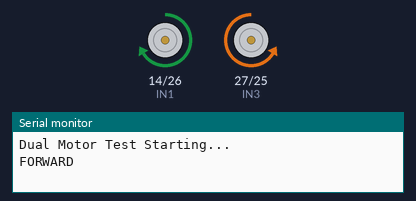
This sketch was run on a simulated ESP32. Shown: motor-driver pin pairs drawn as motors (green arrow = first pin HIGH = forward, orange = second pin HIGH = backward, longer = more drive, scaled by the enable pin), the last lines printed to the serial monitor.

Above: at 2.5 s.
At 6.5 s:
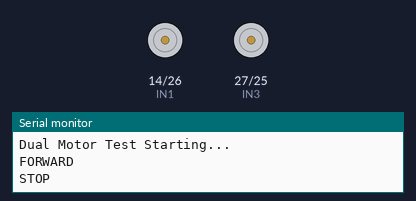
Timing chart, 0 to 10.4 s (numbered marks = the images above):
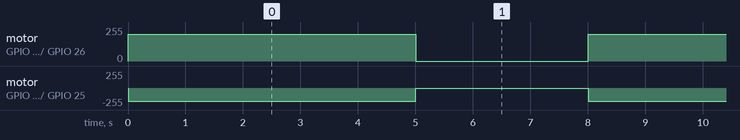

Measured:
- by itself, motor on GPIO 14 (IN1) / GPIO 26 (IN2): alternates forward 200/255 for 5.0 s and stopped for 3.0 s
- by itself, motor on GPIO 27 (IN3) / GPIO 25 (IN4): alternates backward 200/255 for 5.0 s and stopped for 3.0 s

The sketch:

2tyres_working.ino
```cpp
// === Dual Motor Test for L293 / ESP32 ===

// Left Motor Pins
#define ENA 13     // Enable pin (PWM)
#define IN1 14     // Direction 1
#define IN2 26     // Direction 2

// Right Motor Pins
#define ENB 12     // Enable pin (PWM)
#define IN3 27     // Direction 1
#define IN4 25     // Direction 2

void setup() {
  Serial.begin(115200);
  Serial.println("Dual Motor Test Starting...");

  pinMode(ENA, OUTPUT);
  pinMode(IN1, OUTPUT);
  pinMode(IN2, OUTPUT);

  pinMode(ENB, OUTPUT);
  pinMode(IN3, OUTPUT);
  pinMode(IN4, OUTPUT);
}

void loop() {
  // ---------- FORWARD ----------
  Serial.println("FORWARD");
  digitalWrite(IN1, HIGH);
  digitalWrite(IN2, LOW);

  // Swapped logic for right motor (to correct direction)
  digitalWrite(IN3, LOW);
  digitalWrite(IN4, HIGH);

  analogWrite(ENA, 200);   // speed (0–255)
  analogWrite(ENB, 200);   // speed (0–255)
  delay(5000);

  // ---------- STOP ----------
  Serial.println("STOP");
  digitalWrite(IN1, LOW);
  digitalWrite(IN2, LOW);
  digitalWrite(IN3, LOW);
  digitalWrite(IN4, LOW);
  analogWrite(ENA, 0);
  analogWrite(ENB, 0);
  delay(3000);
}
```
